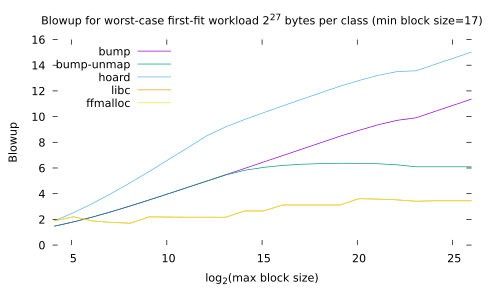

Recreate this plot in gnuplot.
#!/usr/bin/gnuplot -persist
#
#    
#    	G N U P L O T
#    	Version 5.4 patchlevel 2    last modified 2021-06-01 
#    
#    	Copyright (C) 1986-1993, 1998, 2004, 2007-2021
#    	Thomas Williams, Colin Kelley and many others
#    
#    	gnuplot home:     http://www.gnuplot.info
#    	faq, bugs, etc:   type "help FAQ"
#    	immediate help:   type "help"  (plot window: hit 'h')
set terminal pdfcairo  transparent enhanced fontscale 0.5 size 5.00in, 3.00in 
set output 'boom-ffworst-2to27-b17.pdf'
unset clip points
set clip one
unset clip two
unset clip radial
set errorbars front 1.000000 
unset border
set zdata 
set ydata 
set xdata 
set y2data 
set x2data 
set boxwidth
set boxdepth 0
set style fill  empty border
set style rectangle back fc  bgnd fillstyle   solid 1.00 border lt -1
set style circle radius graph 0.02 
set style ellipse size graph 0.05, 0.03 angle 0 units xy
set dummy x, y
set format x "% h" 
set format y "% h" 
set format x2 "% h" 
set format y2 "% h" 
set format z "% h" 
set format cb "% h" 
set format r "% h" 
set ttics format "% h"
set timefmt "%d/%m/%y,%H:%M"
set angles radians
set tics back
unset grid
unset raxis
set theta counterclockwise right
set style parallel front  lt black linewidth 2.000 dashtype solid
set key on
set key fixed left top vertical Right noreverse enhanced autotitle nobox
set key noinvert samplen 4 spacing 1 width 0 height 0 
set key maxcolumns 0 maxrows 0
set key noopaque
unset label
unset arrow
unset style line
unset style arrow
set style histogram clustered gap 2 title textcolor lt -1
unset object
unset walls
set style textbox  transparent margins  1.0,  1.0 border  lt -1 linewidth  1.0
set offsets 0, 0, 0, 0
set pointsize 1
set pointintervalbox 1
set encoding default
unset polar
unset parametric
unset spiderplot
unset decimalsign
unset micro
unset minussign
set view 60, 30, 1, 1
set view azimuth 0
set rgbmax 255
set samples 100, 100
set isosamples 10, 10
set surface 
unset contour
set cntrlabel  format '%8.3g' font '' start 5 interval 20
set mapping cartesian
set datafile separator whitespace
set datafile nocolumnheaders
unset hidden3d
set cntrparam order 4
set cntrparam linear
set cntrparam levels 5
set cntrparam levels auto
set cntrparam firstlinetype 0 unsorted
set cntrparam points 5
set size ratio 0 1,1
set origin 0,0
set style data points
set style function lines
unset xzeroaxis
unset yzeroaxis
unset zzeroaxis
unset x2zeroaxis
unset y2zeroaxis
set xyplane relative 0.5
set tics scale  1, 0.5, 1, 1, 1
set mxtics default
set mytics default
set mztics default
set mx2tics default
set my2tics default
set mcbtics default
set mrtics default
set nomttics
set xtics border in scale 1,0.5 mirror norotate  autojustify
set xtics  norangelimit autofreq 
set ytics border in scale 1,0.5 mirror norotate  autojustify
set ytics  norangelimit autofreq 
set ztics border in scale 1,0.5 nomirror norotate  autojustify
set ztics  norangelimit autofreq 
unset x2tics
unset y2tics
set cbtics border in scale 1,0.5 mirror norotate  autojustify
set cbtics  norangelimit autofreq 
set rtics axis in scale 1,0.5 nomirror norotate  autojustify
set rtics  norangelimit autofreq 
unset ttics
set title "Blowup for worst-case first-fit workload 2^{27} bytes per class (min block size=17)" 
set title  font "" textcolor lt -1 norotate
set timestamp bottom 
set timestamp "" 
set timestamp  font "" textcolor lt -1 norotate
set trange [ * : * ] noreverse nowriteback
set urange [ * : * ] noreverse nowriteback
set vrange [ * : * ] noreverse nowriteback
set xlabel "log_2(max block size)" 
set xlabel  font "" textcolor lt -1 norotate
set x2label "" 
set x2label  font "" textcolor lt -1 norotate
set xrange [ 4 : 26 ] noreverse writeback
set x2range [ * : * ] noreverse writeback
set ylabel "Blowup" 
set ylabel  font "" textcolor lt -1 rotate
set y2label "" 
set y2label  font "" textcolor lt -1 rotate
set yrange [ * : * ] noreverse writeback
set y2range [ * : * ] noreverse writeback
set zlabel "" 
set zlabel  font "" textcolor lt -1 norotate
set zrange [ * : * ] noreverse writeback
set cblabel "" 
set cblabel  font "" textcolor lt -1 rotate
set cbrange [ * : * ] noreverse writeback
set rlabel "" 
set rlabel  font "" textcolor lt -1 norotate
set rrange [ * : * ] noreverse writeback
unset logscale
unset jitter
set zero 1e-08
set lmargin  -1
set bmargin  -1
set rmargin  -1
set tmargin  -1
set locale "en_US.UTF-8"
set pm3d explicit at s
set pm3d scansautomatic
set pm3d interpolate 1,1 flush begin noftriangles noborder corners2color mean
set pm3d clip z 
set pm3d nolighting
set palette positive nops_allcF maxcolors 0 gamma 1.5 color model RGB 
set palette rgbformulae 7, 5, 15
set colorbox default
set colorbox vertical origin screen 0.9, 0.2 size screen 0.05, 0.6 front  noinvert bdefault
set style boxplot candles range  1.50 outliers pt 7 separation 1 labels auto unsorted
set loadpath 
set fontpath
set psdir
set fit brief errorvariables nocovariancevariables errorscaling prescale nowrap v5
GNUTERM = "wxt"
I = {0.0, 1.0}
VoxelDistance = 0.0
plot \
 "boom-ffworst-bump-2to27-b17.data" using (log($1)/log(2)):($3) with lines title "bump", \
 "boom-ffworst-bump-unmap-2to27-b17.data" using (log($1)/log(2)):($3) with lines title "bump-unmap", \
 "boom-ffworst-hoard-2to27-b17.data" using (log($1)/log(2)):($3) with lines title "hoard", \
 "boom-ffworst-glibc-2to27-b17.data" using (log($1)/log(2)):($3) with lines title "libc", \
 "boom-ffworst-ffmalloc-2to27-b17.data" using (log($1)/log(2)):($3) with lines title "ffmalloc"

#    EOF
